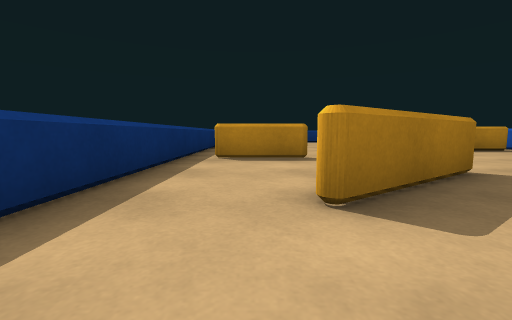
View 1 (above)

12 first-person views from a walk through a 3-D level made in the Unity game engine. The camera is 0.48 m above the floor, tilts 6° down and sees 90° across. The floor is counted in squares, 1 m on a side. Each view is taken from the middle of a square. On the plan, view 1 faces up. The plan holds only what a view shows up to about 9 squares ahead; the rest is blank. The player is left out. Surface patterns are stand-ins for the level's own textures.

View 2
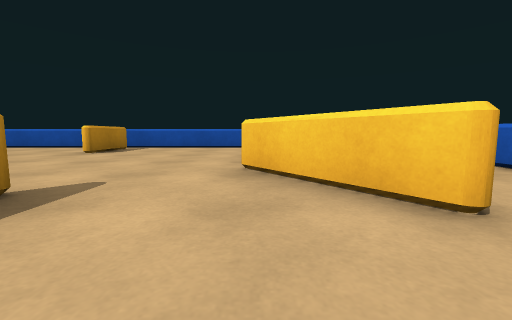

View 3
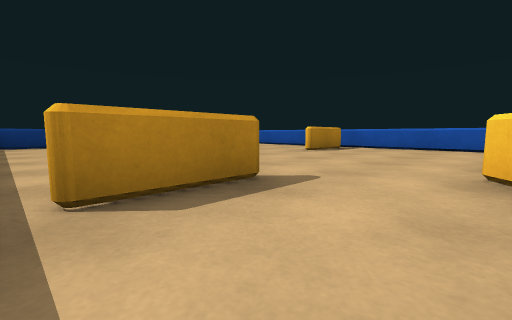

View 4
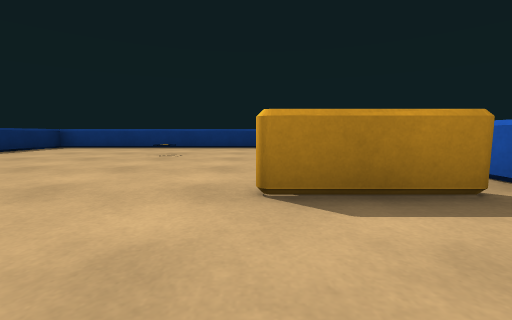

View 5
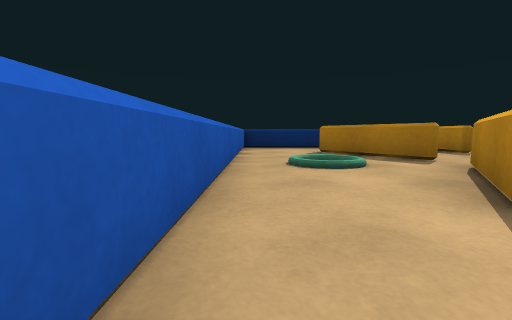

View 6
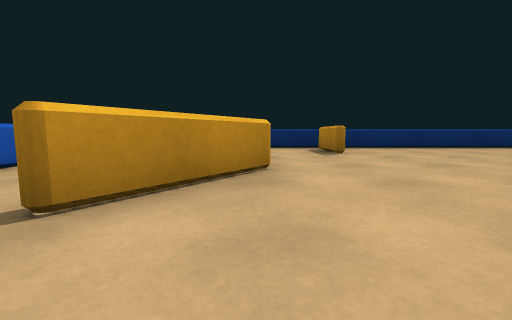

View 7
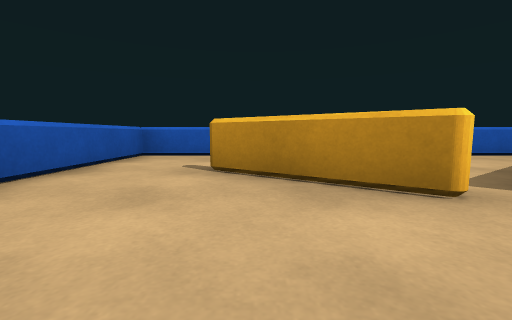

View 8
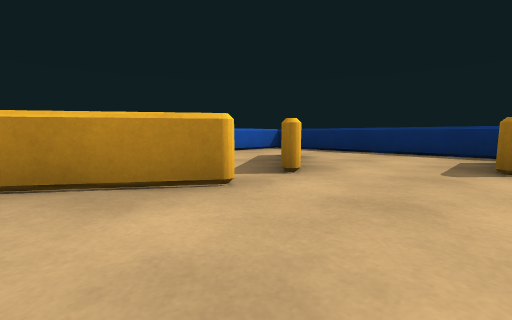

View 9
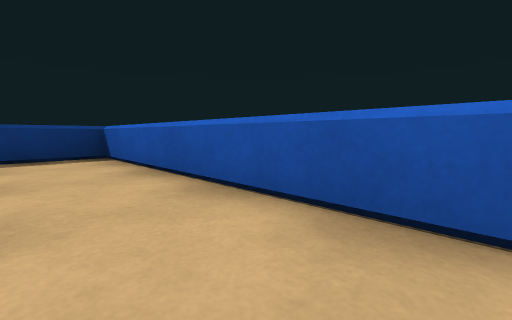

View 10
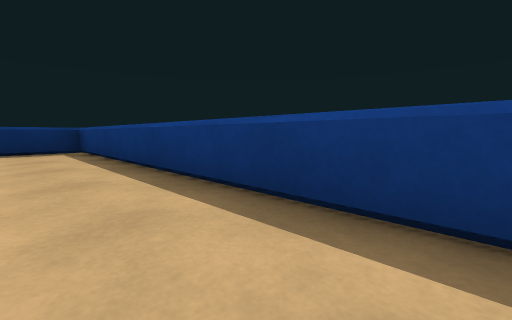

View 11
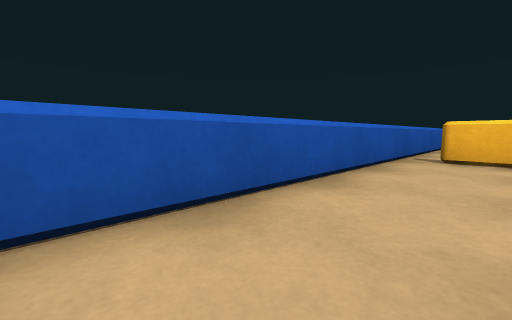

View 12
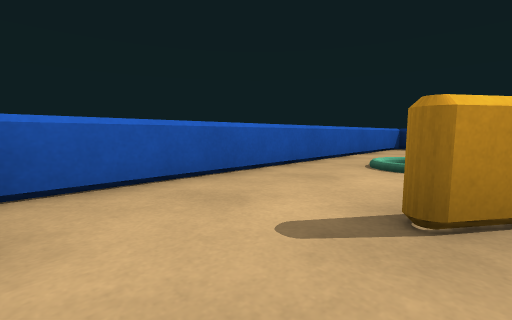

### Floor plan
Key: @ floor where view 1 was taken; # wall or solid block; x gap in a wall; . floor; = window, fence, low wall or low ledge; ^ raised ledge; v drop or lower ground.
Columns run from 2 left of view 1 to 8 right of it. Each row starts with its distance up from view 1.
 14  ^^^^^^^^^
 13 ^.........^
 12 ^.........^
 11 ^....=....^
 10 ^.........^
  9 ^.........^
  8 ^.........^
  7 ^......##x
  6 ^.........^
  5 ^x##......^
  4 ^.........^
  3 ^...#.#...^
  2 ^..##.##..^
  1 ^....v....^
  0 ^.@.......^
 -1  ^^^^^^^^^

Positions as (right, up) in squares from view 1, and headings:
1: (0, 0), facing up
2: (-1, 3), facing right
3: (-1, 3), facing up-right
4: (5, 5), facing up
5: (7, 0), facing left
6: (7, 3), facing left
7: (5, 5), facing down
8: (5, 5), facing down-left
9: (6, 8), facing up-right
10: (6, 12), facing up-left
11: (6, 12), facing down-right
12: (7, 2), facing down-left
